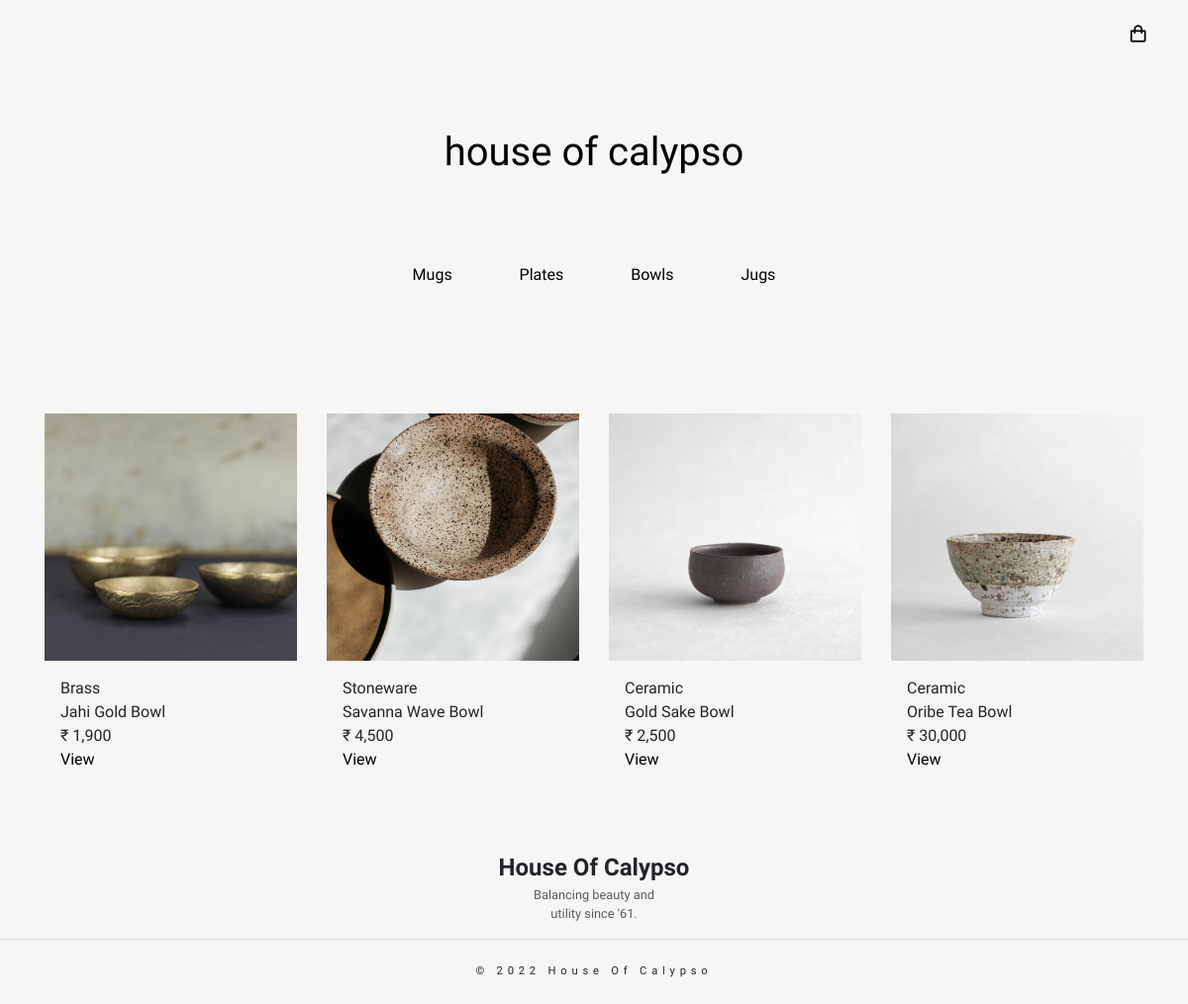
The app's page /shop.php?category=Bowls with its own data.
### tables this page shows
CREATE TABLE `products` (
  `product_id` int(11) NOT NULL,
  `product_category_id` int(11) NOT NULL,
  `name` varchar(150) NOT NULL,
  `description` varchar(250) NOT NULL,
  `material` varchar(30) NOT NULL,
  `colour` varchar(30) NOT NULL,
  `measurements` varchar(30) NOT NULL,
  `stock` int(11) NOT NULL,
  `price` float NOT NULL
);

### shop.php (the view, shortened to what this page needs)
<?php
    require "include/database_connect.php";
    $product_category = isset($_GET['category']) ? $_GET['category']: "Mugs";
    $sql1 = "SELECT * FROM product_category WHERE category_name='$product_category'";
    $result1 = mysqli_query($conn, $sql1);
    $category = mysqli_fetch_assoc($result1);
    $product_category_id = $category['product_category_id'];
    $sql2 = "SELECT * FROM products WHERE product_category_id='$product_category_id'";
    $result2 = mysqli_query($conn, $sql2);
    $products = mysqli_fetch_all($result2, MYSQLI_ASSOC);
?>
<!DOCTYPE html>
<html lang="en">
<head>
    <?php
        include "include/all_links.php";
    ?>
    <link href="css/shop.css" rel="stylesheet">
</head>
<body>
    <div class="shop-header">
        <a href="cart.php" class="shop-cart-button"><i class='bx bx-shopping-bag'></i></a>
    </div>
    <div class="shop-landing">
        <div class="shop-title">
            <a href="home.php">
                <h1>house of calypso</h1>
            </a>
        </div>
        <div class="product-menu">
            <a href="shop.php?category=Mugs">Mugs</a>
            <a href="shop.php?category=Plates">Plates</a>
            <a href="shop.php?category=Bowls">Bowls</a>
            <a href="shop.php?category=Jugs">Jugs</a>
        </div>
    </div>
    <div class="container my-5">
        <div class="row">
            <?php
                if (count($products) > 0) {
                    foreach($products as $product) {
                        $product_images = glob("img/products/".$product['product_id']."/*");
            ?>
            <div class="col-md-3">
                <div class="content">
                    <div class="image-container">
                        <img src="<?= $product_images[0] ?>" alt="" />
                    </div>
                    <div class="content-container">
                        <div class="product-material"><?= $product['material'] ?></div>
                        <div class="product-title"><?= $product['name'] ?></div>
                        <div class="product-price">&#x20B9; <?= number_format($product['price']); ?></div>
                        <div class="button-container">
                            <a href="shop_product.php?product_id=<?= $product['product_id'] ?>" class="">View</a>
                        </div>
                    </div>
                </div>
            </div>
            <?php
                }
                }
            ?>
        </div>
    </div>
    <?php
        include "include/footer.php"
    ?>
</body>
</html>

### css/common.css (style rules this page uses)
* { box-sizing: border-box; margin: 0; padding: 0; font-size: 16px; font-family: 'Varela', sans-serif; text-decoration: none; }
html { scroll-behavior: smooth; }
:root { --color-bg: #F9F9F9; --color-bg-2: #FFFFFF; --text-header: white; --text-header-alt:#a5a9a0; --text-normal: #000000; --text-link: rgb(95, 90, 90); }
@media (min-width: 992px) { nav ul li .user-login-button, nav ul li .user-logout-button, .shop-cart-button { padding-left: 2rem; } }
.shop-header { display: flex; justify-content: flex-end; align-items: flex-end; padding: 0px 40px; background-color: rgb(246,246,246); height: 50px; }
.shop-header a { display: block; color: #000000; }
.shop-cart-button i { font-size: 1.3rem; cursor: pointer; color: black; }

### css/shop.css (style rules this page uses)
body { background-color: rgb(246,246,246); }
.shop-landing { min-height: 40vh; display: flex; flex-direction: column; justify-content: space-evenly; align-items: center; }
.shop-title a { color: #000; text-decoration: none; }
.product-menu a { text-decoration: none; color: black; padding: 1rem 2rem; transition: all 0.3s ease; }
.content { display: flex; flex-direction: column; margin-bottom: 15px; overflow: hidden; }
.image-container { height: 250px; }
.image-container img { height: 100%; width: 100%; object-fit: cover; }
.content-container { padding: 1rem; }
.button-container a { display: inline-block; text-decoration: none; color: black; }

### records on screen
products: shows a picture, material "Brass", name "Jahi Gold Bowl", price "1,900"
products: shows a picture, material "Stoneware", name "Savanna Wave Bowl", price "4,500"
products: shows a picture, material "Ceramic", name "Gold Sake Bowl", price "2,500"
products: shows a picture, material "Ceramic", name "Oribe Tea Bowl", price "30,000"
